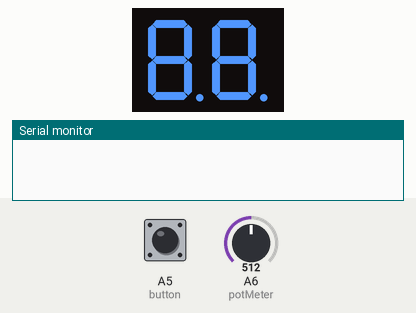
Bench run of a sketch on a simulated Arduino Nano, built with avr-gcc and run on an emulated ATmega328P. Parts: 2-digit seven-segment display, the last lines printed to the serial monitor. Wiring (inferred from the names in the program): 2-digit 7-segment display, segments lit when LOW: segments pin 2, pin 3, pin 4, pin 5, pin 6, pin 7, pin 8, pin 9, pin 10, pin 11, pin 12, pin 13, A0, A1, A2, A3. The test bench sets the inputs (shaded band); at power-on: A5 (button) LOW, A6 (potMeter) = 512. Random numbers use the default seed unless the sketch sets one; the segment pins are drawn as the display they are named for.

Above: at 1.2 s.
1.3 s: A5 (button) pulled HIGH for 0.15 s
At 3.96 s:
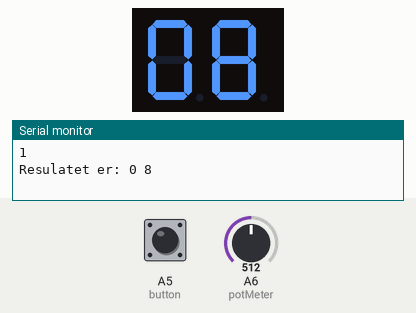
4.3 s: A5 (button) pulled HIGH for 3.2 s
At 8.78 s:
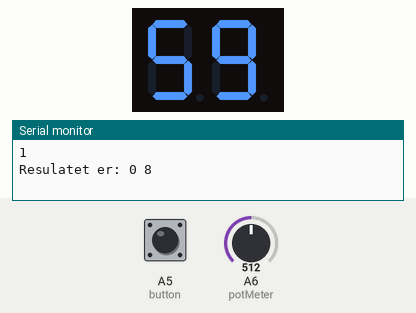
9.0 s: A5 (button) pulled HIGH for 3.2 s
At 13.63 s:
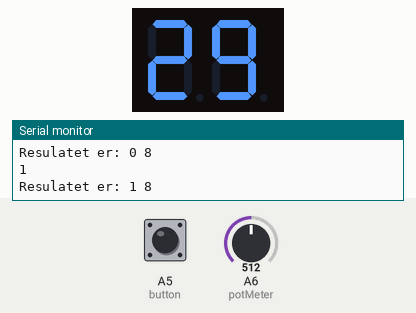
13.7 s: A6 (potMeter) set to 340
At 15.6 s:
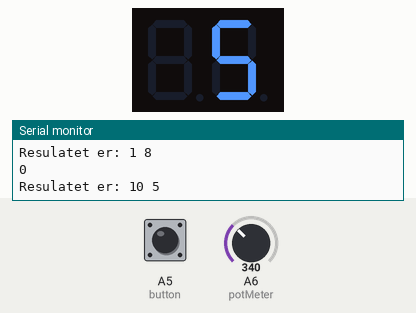
16.7 s: A5 (button) pulled HIGH for 1 s
At 19.15 s:
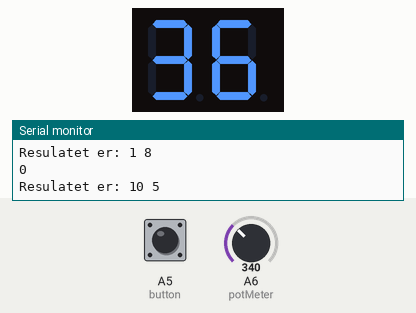
19.7 s: A6 (potMeter) set to 710
At 21.9 s:
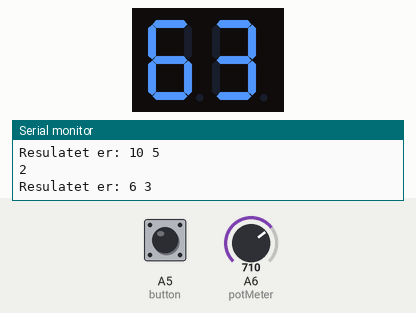
Timing chart, 0 to 23.2 s (numbered marks = the images above; inputs shaded):
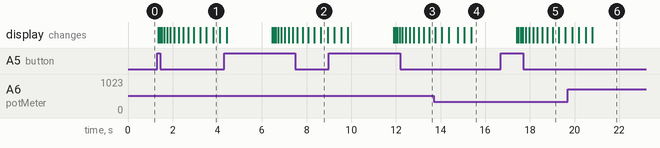

Measured:
- after the input at 1.3 s, the display: first changes after 0.05 s (image 1 shows a later state)
- after the input at 16.7 s, the display: first changes after 0.72 s (image 5 shows a later state)

The sketch:

ElectronicDice.ino
```cpp
//Pins for the two different segments { a b c d e f g . )
int seg1Pins[] = {2, 3, 4, 5, 6, 7, 8, 9};
int seg2Pins[] = {10, 11, 12, 13, A0, A1, A2, A3};

int button = A5;
int potMeter = A6;

//Generic global variables used to store different digits
int d1, d2, num;

//Truth table for the display, for common Cathode 7-segment
byte segCode[11][8] = {
  //  a  b  c  d  e  f  g  .
  { 0, 0, 0, 0, 0, 0, 1, 1},  // 0
  { 1, 0, 0, 1, 1, 1, 1, 1},  // 1
  { 0, 0, 1, 0, 0, 1, 0, 1},  // 2
  { 0, 0, 0, 0, 1, 1, 0, 1},  // 3
  { 1, 0, 0, 1, 1, 0, 0, 1},  // 4
  { 0, 1, 0, 0, 1, 0, 0, 1},  // 5
  { 0, 1, 0, 0, 0, 0, 0, 1},  // 6
  { 0, 0, 0, 1, 1, 1, 1, 1},  // 7
  { 0, 0, 0, 0, 0, 0, 0, 1},  // 8
  { 0, 0, 0, 0, 1, 0, 0, 1},  // 9
  { 1, 1, 1, 1, 1, 1, 1, 1}   // BLANK
};

/*
  This function does the actual work of setting the pins
  It takes in the wanted digit and Pin-array to be given new values
*/
void displayDigit(int digit, int Pins[]){
  for (int i = 0; i < 8; i++)
  {
    digitalWrite(Pins[i], segCode[digit][i]);
  }
}

/*
  This function is responsible for finding the result of the dicethrow
  and then assigning values to the two displays, and adding a small blink-effect
  to show that this is the definate result :)
  It uses switch-case logic so its easier to add different types of dice,
  change the logic, and do different troubleshooting
*/
void selectDigit(int dice){
    switch(dice){
    case 0:
      d1 = 10;
      d2 = random(1,7);
      //Serial.println(dice);
      Serial.print("Resulatet er: " + String(d1) +' '+ String(d2) + '\n');
      displayDigit(10, seg1Pins);
      displayDigit(10, seg2Pins);
      delay(400);
      displayDigit(d1, seg1Pins);
      displayDigit(d2, seg2Pins);
      delay(300);
      displayDigit(10, seg1Pins);
      displayDigit(10, seg2Pins);
      delay(300);
      displayDigit(d1, seg1Pins);
      displayDigit(d2, seg2Pins);
      delay(2000);
      dice = 20;
      break;
    case 1:
      num = random(1, 21);
      d1 = num / 10;
      d2 = num % 10;
      //Serial.println(dice);
      Serial.print("Resulatet er: " + String(d1) +' '+ String(d2) + '\n');
      displayDigit(10, seg1Pins);
      displayDigit(10, seg2Pins);
      delay(300);
      displayDigit(d1, seg1Pins);
      displayDigit(d2, seg2Pins);
      delay(300);
      displayDigit(10, seg1Pins);
      displayDigit(10, seg2Pins);
      delay(300);
      displayDigit(d1, seg1Pins);
      displayDigit(d2, seg2Pins);
      delay(2000);
      break;
    case 2:
      num = random(0, 100);
      d1 = num / 10;
      d2 = num % 10;
      //Serial.println(num);
      //Serial.println(dice);
      Serial.print("Resulatet er: " + String(d1) +' '+ String(d2) + '\n');
      displayDigit(10, seg1Pins);
      displayDigit(10, seg2Pins);
      delay(300);
      displayDigit(d1, seg1Pins);
      displayDigit(d2, seg2Pins);
      delay(300);
      displayDigit(10, seg1Pins);
      displayDigit(10, seg2Pins);
      delay(300);
      displayDigit(d1, seg1Pins);
      displayDigit(d2, seg2Pins);
      delay(2000);
      break;
  }


}
/*
  Runs a random sequence of numbers on the 7-segment display
  The intent is for this to "mimic" the feeling of watching a rolling dice
*/
void randomSequence(){
  for (int i = 0; i < random(10, 20); i += 1) {
      d1 = random(10);
      d2 = random(10);
      delay(50+(20*i));
      displayDigit(d1, seg1Pins);
      displayDigit(d2, seg2Pins);
  }
}
/*
  This function is responsible for choosing which dice to
  roll dependent on the state of the potentiometer
*/
int potentiMeter(){
  int meas = 0;
  int value = analogRead(potMeter);
  if (value > 700){
    meas = 2;
  }
  else if (value >350) {
    meas = 1;
  }
  Serial.println(meas);
  return meas;
}

void setup(){
  Serial.begin(9600);

  pinMode(button, INPUT);
  pinMode(potMeter, INPUT);

  for (int i = 0; i < 8; i++)
  {
    pinMode(seg1Pins[i], OUTPUT);
    pinMode(seg2Pins[i], OUTPUT);
  }
}

void loop()
{
  if(digitalRead(button) == HIGH){
    randomSequence();
    selectDigit(potentiMeter());
  }
}
```
